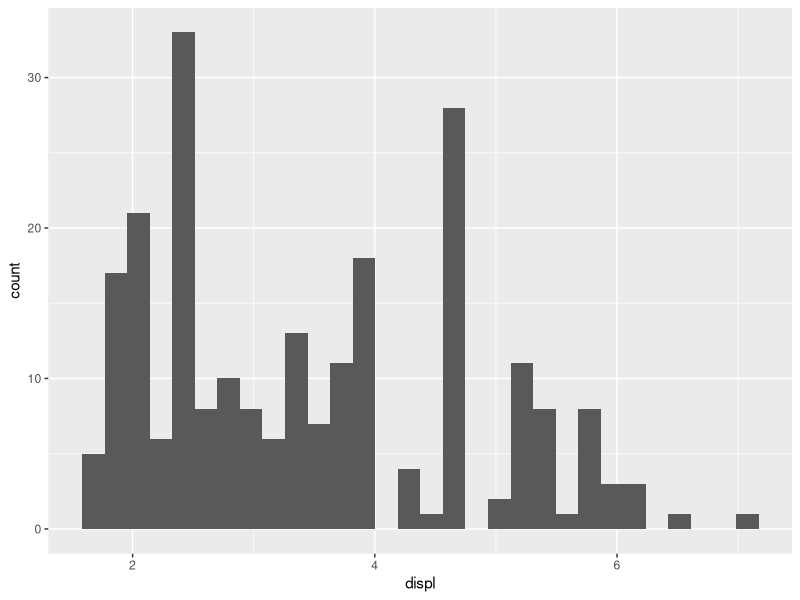
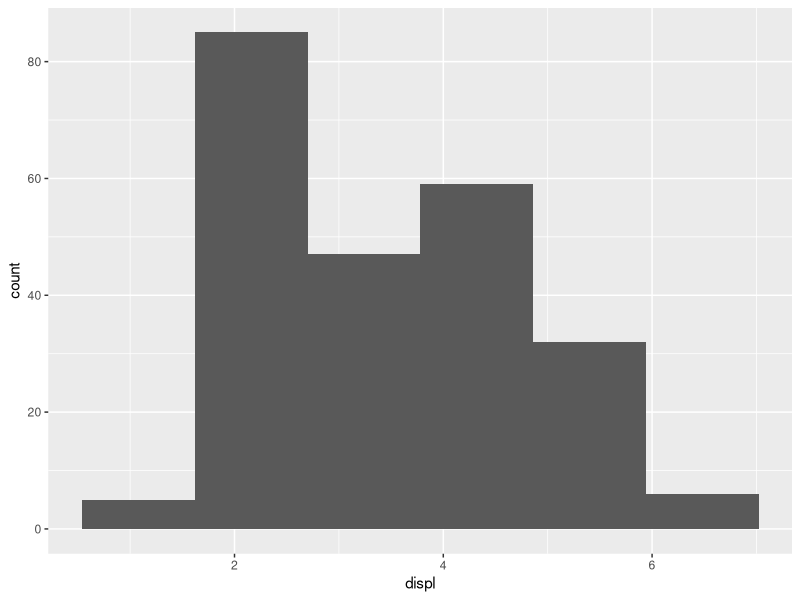
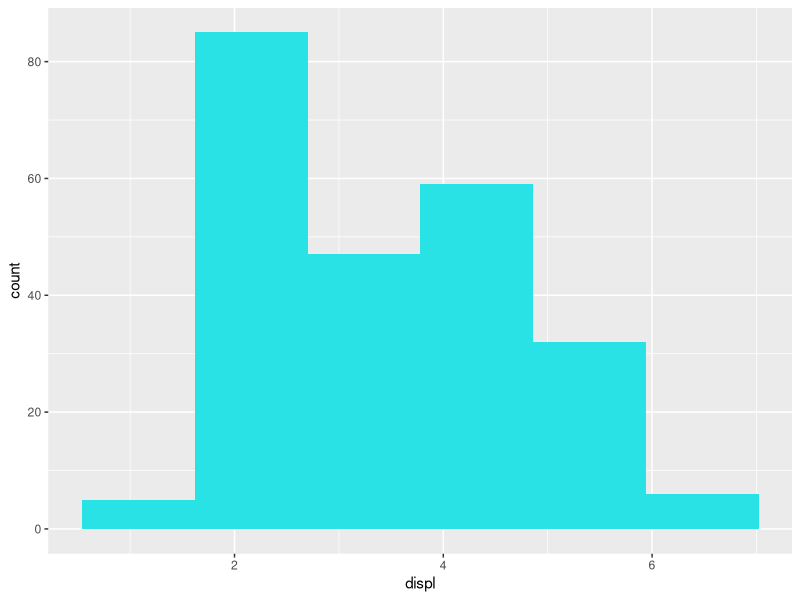
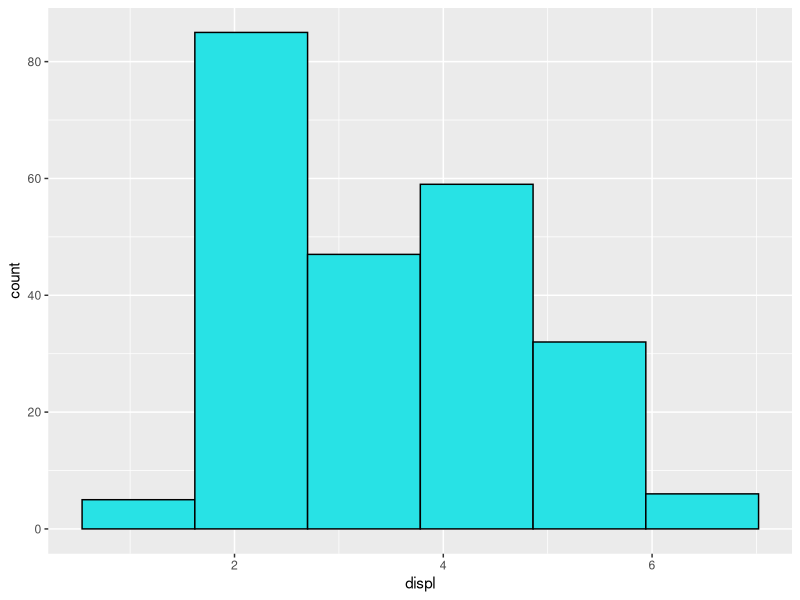
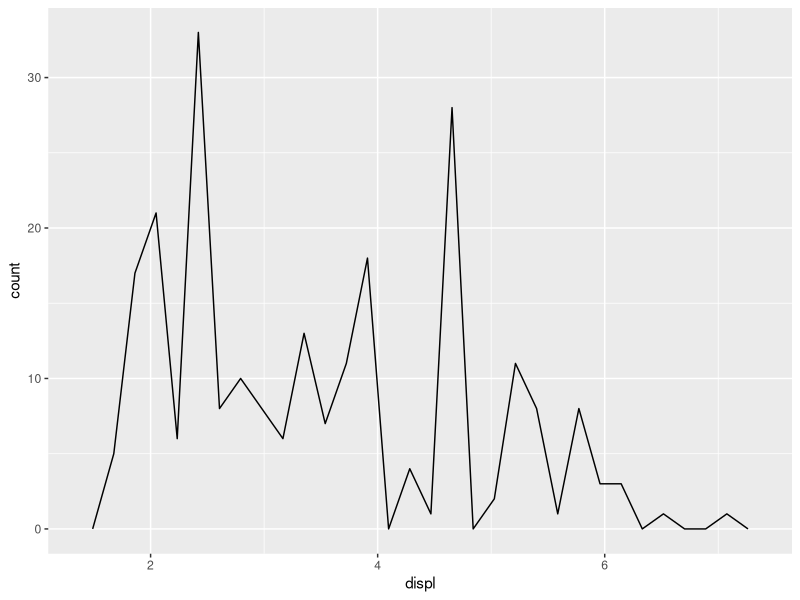
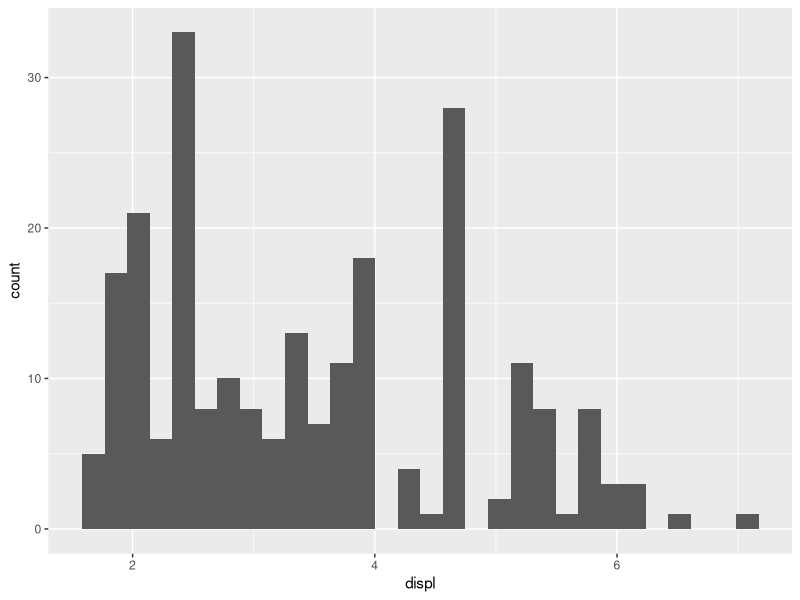
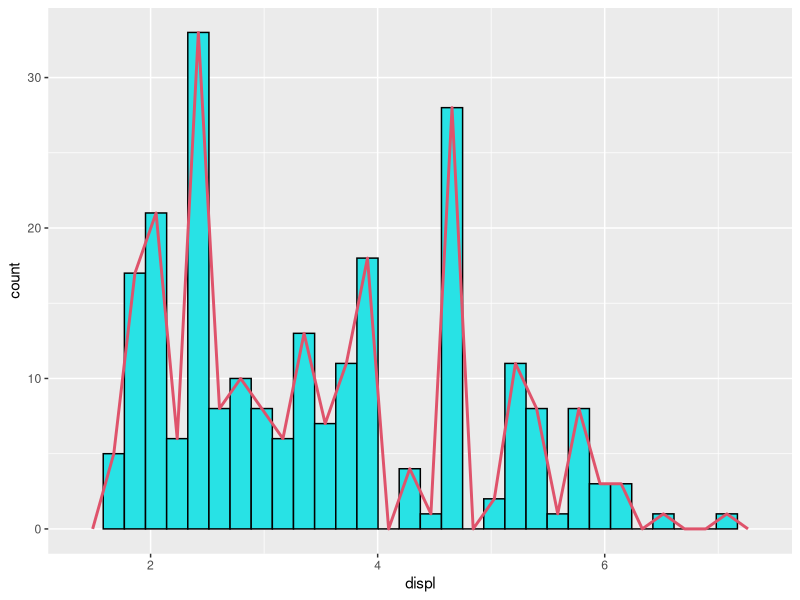
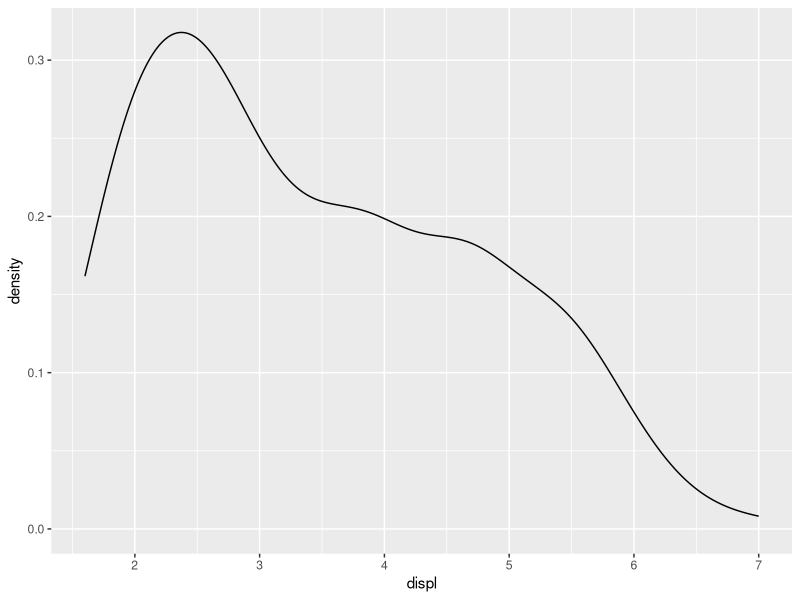

Recreate these plots in R, in order.
require(ggplot2)
?mpg
View(mpg)
attach(mpg)

#====================================

#------------------------------
#One continuous variable
#------------------------------

c=ggplot(mpg, aes(displ))

#1.Histogram
# geom_histogram()

?geom_histogram
c+geom_histogram()
c+geom_histogram(bins=6)
c+geom_histogram(bins=6, fill=5)
c+geom_histogram(bins=6, fill=5, col=1)

#2.Frequency polygon()
# geom_freqpoly()

c+geom_freqpoly()
c+geom_histogram()

c+geom_histogram(fill=5, col=1)+
  geom_freqpoly(col=2,size=1)

#3.Density Plot
#geom_density()
?geom_density()
c+geom_density()
c+geom_density(stat = "count")

#4.Dotplot
#geom_dotplot()
c+geom_dotplot()
c+geom_dotplot(binwidth = .2, 
               fill=5)


#5.Boxplot
#geom_boxplot()

?geom_boxplot
c+geom_boxplot()
c+geom_boxplot(aes(x=hwy))
c+geom_boxplot(aes(x=hwy),
               outlier.color = 2,
               outlier.size = 3,
               outlier.stroke = 2,
               outlier.shape = 8)

#-------***---------***----------







#====================================

#------------------------------
#One Discrete Variable 
#------------------------------

d=ggplot(mpg, aes(drv))
summary(factor(drv))

#1.Barplot- geom_bar() 
?geom_bar()
d+geom_bar()
d+geom_bar(fill=5, col=1)
d+geom_bar(fill=5, col=1, size=3)

#2.Column Plot
# geom_col()
?geom_col()
d+geom_col(aes(y=hwy))
tapply(hwy, drv, sum)

d+geom_col(aes(y=mean(hwy)),fill=5,col=2)
tapply(hwy, drv, mean)
table(drv)
table(drv)*mean(hwy)

#3. Piechart
d=ggplot(mpg, aes(drv))
d+geom_bar()


pie(summary(factor(drv)))

pie(summary(factor(class)))
d+geom_bar()+coord_polar()
d1=ggplot(mpg, aes(class))
d1+geom_bar()+coord_polar()

  
#-------***---------***----------




#====================================

#------------------------------
#One Continuous Variable &
#One Discrete Variable
#------------------------------

cd=ggplot(mpg, aes(factor(drv),hwy))

#1.Violinplot
#geom_violin()
?geom_violin()
cd+geom_violin()

#2.Boxplot
#geom_boxplot()
?geom_boxplot()

c+geom_boxplot()
c+geom_boxplot(aes(y=class))
c+geom_boxplot(aes(y=class), fill=7)

cd+geom_boxplot()

cd+geom_boxplot(outlier.shape = 3,
                outlier.colour = 2,
                outlier.size = 4,
                outlier.stroke = 2)

#Violin Plot and Boxplot combined
cd+geom_violin(fill=5)
cd+geom_violin(fill=5)+geom_boxplot()

#-------***---------***----------





#====================================

#------------------------------
#Two Continuous Variables
#------------------------------

#1.Scatterplot
#geom_point()
?geom_point()

cc=ggplot(mpg, aes(displ,hwy))
cc+geom_point()
cc+geom_point(aes(col=class))

cc+geom_point(aes(col=class,
                  size=factor(cyl)))

cc+geom_point()+geom_smooth(span=1)

cc+geom_point()+
  geom_smooth(method = lm, se=T)

#2.Quantile plot
#geom_quantile()
?geom_quantile()
cc+geom_quantile()

#3.Jitter Plot
#geom_jitter()
?geom_jitter()
cc+geom_jitter()
cc+geom_jitter(aes(col=class,
                   size=factor(cyl)))

#4.Line plot
#geom_line()
?geom_line()
cc+geom_line()

#Time Series Analysis
#Datafiles: economics & economics_long
ggplot(economics, 
       aes(date, unemploy)) + 
       geom_line()

ggplot(economics, 
       aes(date, unemploy)) +
       geom_line(colour = "red")

ggplot(economics_long, 
       aes(date, value01, 
           colour = variable)) +
       geom_line()

#-------***---------***----------